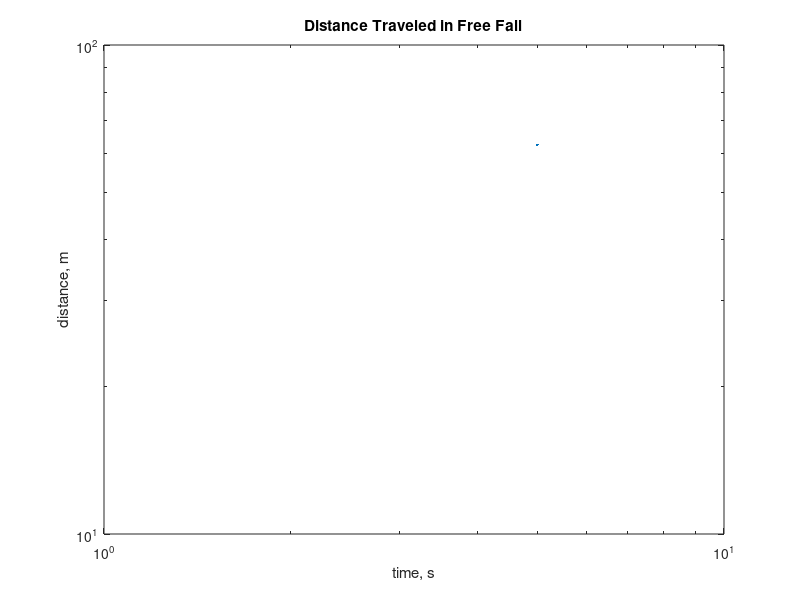

Recreate this plot in MATLAB.
% Example 7.1
% Free Fall
clear, clc
% Request input from the user
g = input('What is the value of acceleration due to gravity? ')
start = input('What starting time would you like? ')
finish = input('What enfing time would like? ')
incr = input('What time increments would you like calculated? ')
time = start:incr:finish;
% Calculate the distance
distance = 1/2*g*time.^2;
% Plot the results
loglog(time, distance)
title('Distance Traveled in Free Fall')
xlabel('time, s'), ylabel('distance, m')
% Find the maximum distance traveled
final_distance = max(distance)